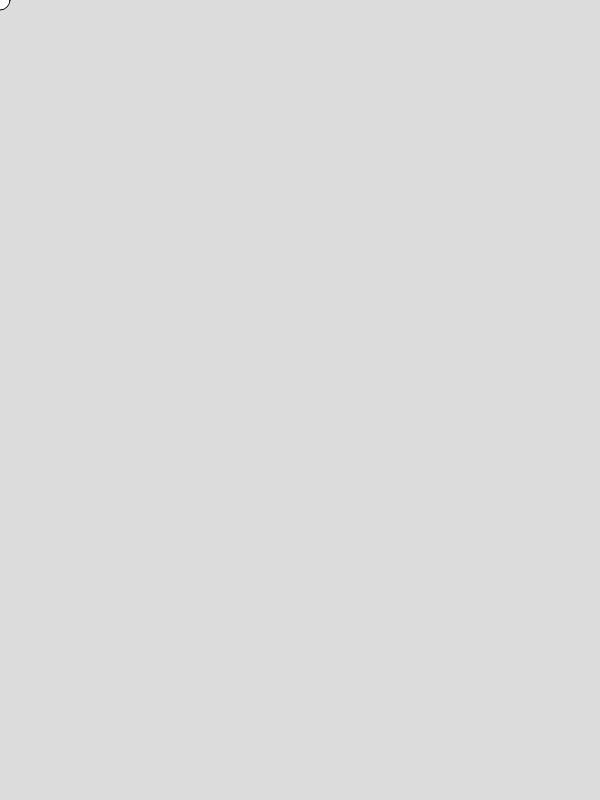
Frame 1 (no input)
Frame 60 (no input): identical to frame 1, image omitted
Frame 120 (the mouse pressed at the canvas centre since frame 60): blank canvas, image omitted

The p5.js sketch that drew this single still picture (run headless with seeded random() and noise() and a simulated clock; from frame 60 on, the mouse is pressed at the canvas centre):

// p5.js sketch
// ── sketch.js
/// <reference path="../node_modules/@types/p5/global.d.ts" />

function setup() {
  createCanvas(600, 800)
}

function draw() {
  background(220)
  circle(mouseX, mouseY, 20)
}
